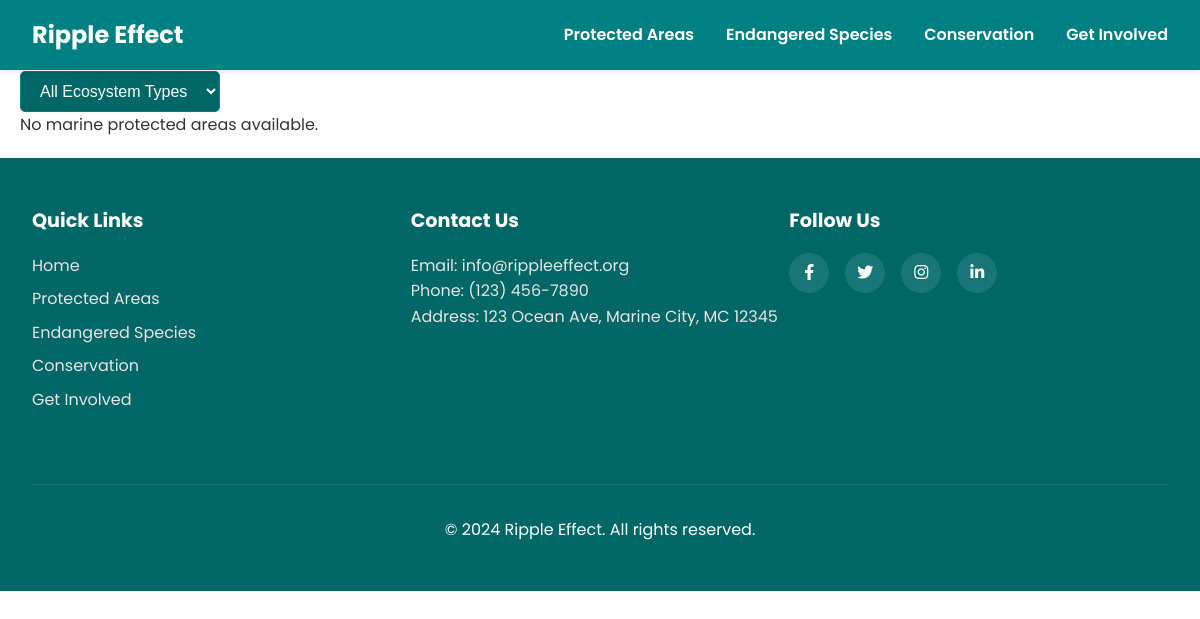
The page /protected-areas/ on the database as committed earlier.
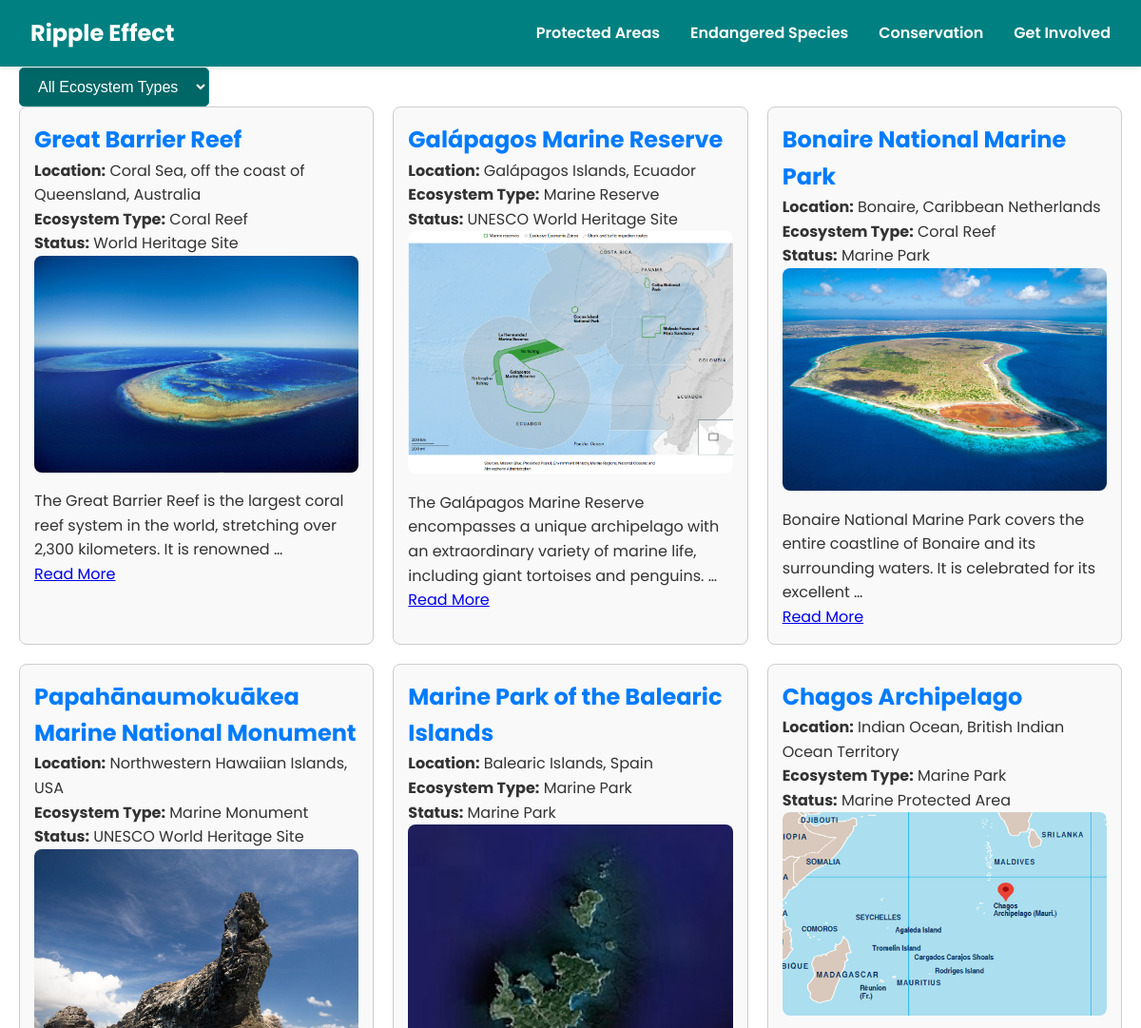
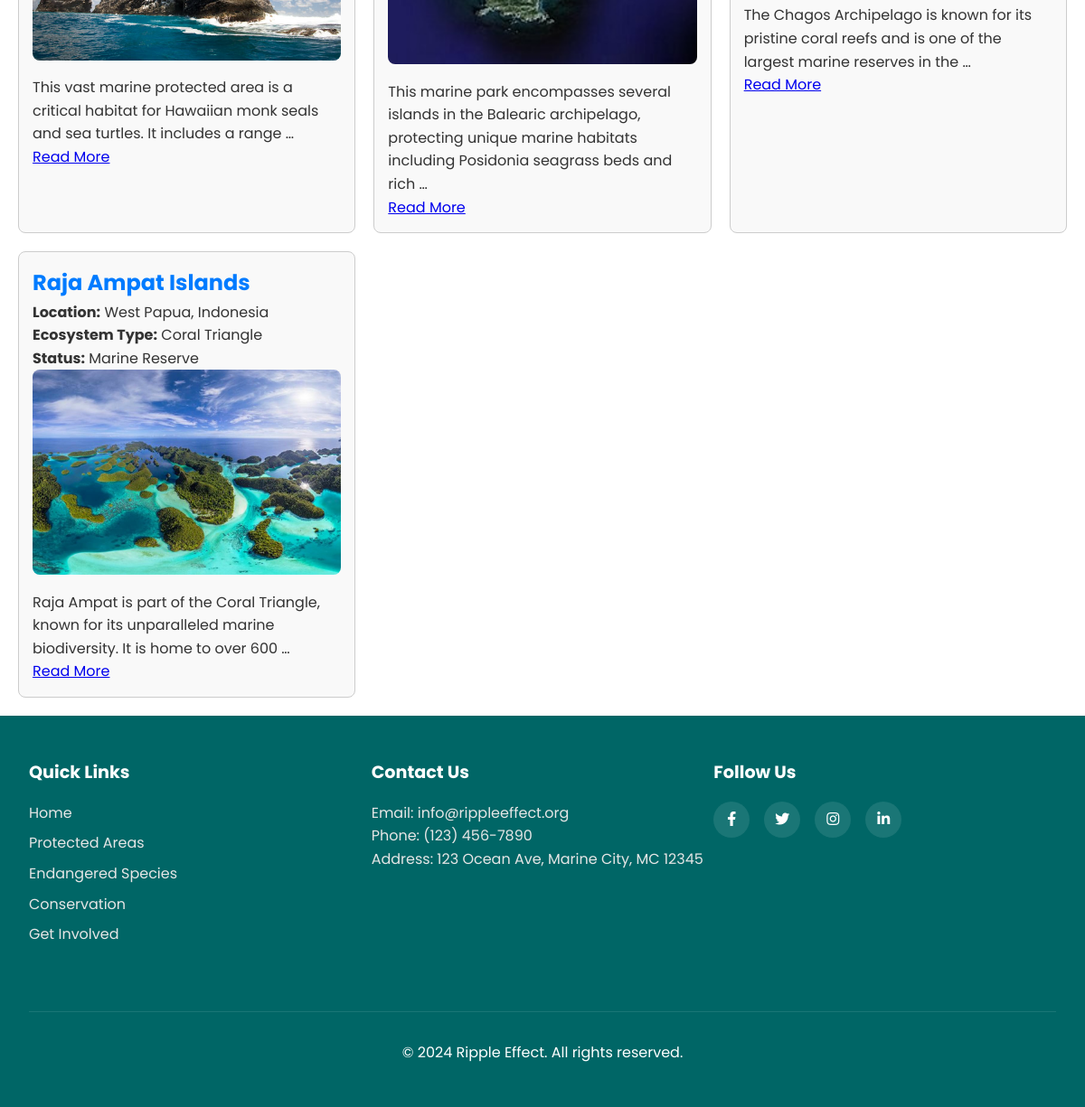
The same page on the database as committed later (2 pictures, top to bottom).
### marine_conservation/models.py (models this page shows, shortened)
class MarineProtectedArea(models.Model):
    name = models.CharField(max_length=100)  # Name of the protected area
    location = models.CharField(max_length=200)
    ecosystem_type = models.CharField(max_length=100)
    conservation_status = models.CharField(max_length=50)
    description = models.TextField()  # Detailed information about the area
    image = models.ImageField(
        upload_to='protected_areas/', null=True, blank=True)

### marine_conservation/views.py (the view)
# urls.py: path('protected-areas/', views.protected_areas, name='protected_areas'),
def protected_areas(request):
    ecosystem_type = request.GET.get('ecosystem_type')
    if ecosystem_type:
        protected_areas = MarineProtectedArea.objects.filter(
            ecosystem_type=ecosystem_type)
    else:
        protected_areas = MarineProtectedArea.objects.all()
    context = {'protected_areas': protected_areas,
               'ecosystem_type': ecosystem_type}
    return render(request, 'marine_conservation/protected_areas.html', context)

### templates/marine_conservation/protected_areas.html (shortened to what this page needs)
{% extends 'marine_conservation/base.html' %}
{% block content %}
<div class="protected-areas">
    <h1>Marine Protected Areas</h1>
    <div class="dropdown-container">
        <form method="GET" action="">
            <select name="ecosystem_type" class="dropdown-select" onchange="this.form.submit()">
                <option value="">All Ecosystem Types</option>
            </select>
        </form>
    </div>
    <div class="areas-list">
        {% for area in protected_areas %}
            <div class="area-item">
                <h2><a href="{% url 'protected_area_detail' area.pk %}">{{ area.name }}</a></h2>
                <p><strong>Location:</strong> {{ area.location }}</p>
                <p><strong>Ecosystem Type:</strong> {{ area.ecosystem_type }}</p>
                <p><strong>Status:</strong> {{ area.conservation_status }}</p>
                {% if area.image %}
                    <img src="{{ area.image.url }}" alt="{{ area.name }}">
                {% endif %}
                <p>{{ area.description|truncatewords:20 }}</p>
                <a href="{% url 'protected_area_detail' area.pk %}" class="btn">Read More</a>
            </div>
        {% empty %}
            <p>No marine protected areas available.</p>
        {% endfor %}
    </div>
</div>
{% endblock %}

### templates/marine_conservation/base.html (shortened to what this page needs)
<!DOCTYPE html>
<html lang="en">
<head>
    {% load static %}
    <link rel="stylesheet" href="{% static 'css/styles.css' %}">
    <link rel="stylesheet" href="https://cdnjs.cloudflare.com/ajax/libs/font-awesome/5.15.3/css/all.min.css">
</head>
<body>
  <header>
    <nav class="navbar">
        <div class="navbar-container">
            <a href="{% url 'home' %}" class="navbar-logo">Ripple Effect</a>
            <ul class="nav-menu">
                <li class="nav-item"><a href="{% url 'protected_areas' %}" class="nav-link">Protected Areas</a></li>
                <li class="nav-item"><a href="{% url 'endangered_species' %}" class="nav-link">Endangered Species</a></li>
                <li class="nav-item"><a href="{% url 'conservation_initiatives' %}" class="nav-link">Conservation</a></li>
                <li class="nav-item"><a href="{% url 'get_involved' %}" class="nav-link">Get Involved</a></li>
            </ul>
        </div>
    </nav>
</header>
    <main>
        {% block content %}
        {% endblock %}
    </main>
    <footer>
      <div class="footer-content">
          <div class="footer-links">
              <h3>Quick Links</h3>
              <ul>
                  <li><a href="{% url 'home' %}">Home</a></li>
                  <li><a href="{% url 'protected_areas' %}">Protected Areas</a></li>
                  <li><a href="{% url 'endangered_species' %}">Endangered Species</a></li>
                  <li><a href="{% url 'conservation_initiatives' %}">Conservation</a></li>
                  <li><a href="{% url 'get_involved' %}">Get Involved</a></li>
              </ul>
          </div>
          <div class="footer-contact">
              <h3>Contact Us</h3>
              <p>Email: info@rippleeffect.org</p>
              <p>Phone: (123) 456-7890</p>
              <p>Address: 123 Ocean Ave, Marine City, MC 12345</p>
          </div>
          <div class="footer-social">
              <h3>Follow Us</h3>
              <div class="social-icons">
                  <a href="#" class="social-icon"><i class="fab fa-facebook-f"></i></a>
                  <a href="#" class="social-icon"><i class="fab fa-twitter"></i></a>
                  <a href="#" class="social-icon"><i class="fab fa-instagram"></i></a>
                  <a href="#" class="social-icon"><i class="fab fa-linkedin-in"></i></a>
              </div>
          </div>
      </div>
      <div class="footer-bottom">
          <p>&copy; 2024 Ripple Effect. All rights reserved.</p>
      </div>
  </footer>
</body>
</html>

### static/css/styles.css (style rules this page uses)
* { box-sizing: border-box; margin: 0; padding: 0; }
body { font-family: 'Poppins', sans-serif; line-height: 1.6; color: #333; }
.navbar { background-color: #008080; padding: 1rem; position: fixed; width: 100%; z-index: 1000; box-shadow: 0 2px 5px rgba(0, 0, 0, 0.1); }
.navbar-container { display: flex; justify-content: space-between; align-items: center; max-width: 1200px; margin: 0 auto; padding: 0 1rem; }
.navbar-logo { color: #fff; font-size: 1.5rem; font-weight: 700; text-decoration: none; transition: color 0.3s ease; }
.nav-menu { display: flex; list-style-type: none; }
.nav-item { margin-left: 2rem; }
.nav-link { color: #fff; text-decoration: none; font-size: 1rem; font-weight: 600; padding-bottom: 5px; position: relative; transition: color 0.3s ease; }
.nav-link::after { content: ''; position: absolute; width: 0; height: 2px; bottom: 0; left: 0; background: linear-gradient(to right, #00ffff, #00bfff); transition: width 0.3s ease; }
.protected-areas { padding: 20px; }
.areas-list { display: grid; grid-template-columns: repeat(auto-fit, minmax(300px, 1fr)); gap: 20px; }
.area-item { border: 1px solid #ccc; padding: 15px; border-radius: 8px; background-color: #f9f9f9; }
.area-item h2 a { color: #007bff; text-decoration: none; }
.area-item img { width: 100%; height: auto; border-radius: 8px; margin-bottom: 10px; }
.dropdown-container { position: relative; display: inline-block; }
.dropdown-select { background-color: #006666; color: white; border: 1px solid #008080; padding: 10px 15px; font-size: 16px; border-radius: 5px; cursor: pointer; width: 100%; box-sizing: border-box; }
.dropdown-select option { background-color: #f1f1f1; color: black; font-family: 'Poppins', sans-serif; }
footer { background-color: #006666; color: #fff; padding: 3rem 2rem; }
.footer-content { max-width: 1200px; margin: 0 auto; display: flex; justify-content: space-between; flex-wrap: wrap; }
.footer-links, .footer-contact, .footer-social { flex: 1; margin-bottom: 2rem; min-width: 200px; }
.footer-links h3, .footer-contact h3, .footer-social h3 { font-size: 1.2rem; margin-bottom: 1rem; }
.footer-links ul { list-style-type: none; padding: 0; }
.footer-links ul li { margin-bottom: 0.5rem; }
.footer-links ul li a, .footer-contact p { color: #e6e6e6; text-decoration: none; transition: color 0.3s ease; }
.social-icons { display: flex; gap: 1rem; }
.social-icon { display: inline-block; width: 40px; height: 40px; background-color: rgba(255, 255, 255, 0.1); color: #fff; border-radius: 50%; text-align: center; line-height: 40px; transition: background-color 0.3s ease, transform 0.3s ease; }
.footer-bottom { text-align: center; margin-top: 2rem; padding-top: 2rem; border-top: 1px solid rgba(255, 255, 255, 0.1); }

Rows that differ between the two databases and show on the page:
added MarineProtectedArea: name "Great Barrier Reef", location "Coral Sea, off the coast of Queensland, Australia", ecosystem_type "Coral Reef", conservation_status "World Heritage Site", image (picture), description "The Great Barrier Reef is the largest coral reef system in the world, stretching over 2,300 kilometers. It is renowned …"
added MarineProtectedArea: name "Galápagos Marine Reserve", location "Galápagos Islands, Ecuador", ecosystem_type "Marine Reserve", conservation_status "UNESCO World Heritage Site", image (picture), description "The Galápagos Marine Reserve encompasses a unique archipelago with an extraordinary variety of marine life, including giant tortoises and penguins. …"
added MarineProtectedArea: name "Bonaire National Marine Park", location "Bonaire, Caribbean Netherlands", ecosystem_type "Coral Reef", conservation_status "Marine Park", image (picture), description "Bonaire National Marine Park covers the entire coastline of Bonaire and its surrounding waters. It is celebrated for its excellent …"
added MarineProtectedArea: name "Papahānaumokuākea Marine National Monument", location "Northwestern Hawaiian Islands, USA", ecosystem_type "Marine Monument", conservation_status "UNESCO World Heritage Site", image (picture), description "This vast marine protected area is a critical habitat for Hawaiian monk seals and sea turtles. It includes a range …"
added MarineProtectedArea: name "Marine Park of the Balearic Islands", location "Balearic Islands, Spain", ecosystem_type "Marine Park", conservation_status "Marine Park", image (picture), description "This marine park encompasses several islands in the Balearic archipelago, protecting unique marine habitats including Posidonia seagrass beds and rich …"
added MarineProtectedArea: name "Chagos Archipelago", location "Indian Ocean, British Indian Ocean Territory", ecosystem_type "Marine Park", conservation_status "Marine Protected Area", image (picture), description "The Chagos Archipelago is known for its pristine coral reefs and is one of the largest marine reserves in the …"
added MarineProtectedArea: name "Raja Ampat Islands", location "West Papua, Indonesia", ecosystem_type "Coral Triangle", conservation_status "Marine Reserve", image (picture), description "Raja Ampat is part of the Coral Triangle, known for its unparalleled marine biodiversity. It is home to over 600 …"
Other text that changed with them:
text no longer shown: "No marine protected areas available."
